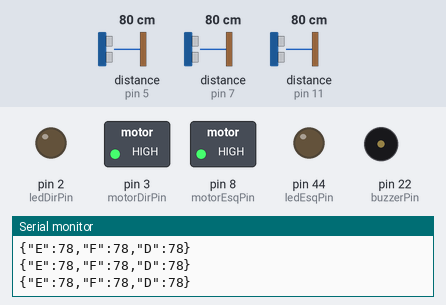
The sketch below on a simulated Arduino Mega 2560, built with avr-gcc and run on an emulated ATmega2560. Parts: switched loads named in the sketch (green lamp = pin HIGH), output pins drawn as LEDs (lit = HIGH), buzzer (waves = sounding), the last lines printed to the serial monitor. Wiring (inferred from the names in the program): 3 × ultrasonic range finder: trigger pin 4, echo pin 5 / trigger pin 6, echo pin 7 / trigger pin 12, echo pin 11. Inputs (shaded band) come from the test bench; at power-on: distance to the obstacle (sensors on pin 7, pin 5, pin 11) 80 cm. The echo pulse lasts 58.3 µs per cm; pins used as bus, display or sensor lines are not drawn.

Above: at 1.2 s.
1.3 s: distance to the obstacle (sensor on pin 7) set to 2 cm
At 2.1 s:
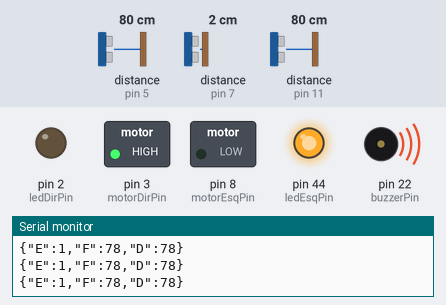
Timing chart, 0 to 4.3 s (numbered marks = the images above; inputs shaded):
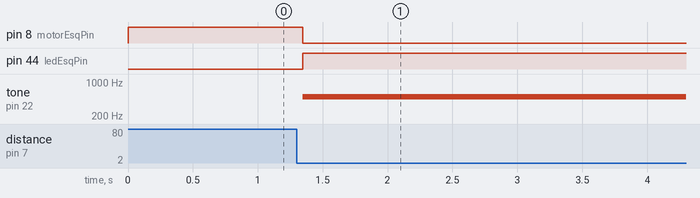

The sketch:

code.ino
```cpp
// --- PINOS DOS SENSORES ULTRASSÔNICOS ---
const int trigPinEsq = 6;
const int echoPinEsq = 7;

const int trigPinFrente = 4;
const int echoPinFrente = 5;

const int trigPinDir = 12;
const int echoPinDir = 11;

// --- PINOS DOS MOTORES E BUZZER ---
const int motorEsqPin = 8;  // <-- MUDOU DO 9 PARA O 8 (Para não dar conflito com o Buzzer!)
const int motorDirPin = 3;
const int buzzerPin = 22;

// --- PINOS DOS LEDs (Somente o Vermelho agora) ---
const int ledEsqPin = 44; // Vermelho Esquerda
const int ledDirPin = 2;  // Vermelho Direita

// --- CONFIGURAÇÕES GERAIS ---
const int distanciaMaxima = 30; // Distância onde começa a reagir
const int distanciaMinima = 5;  // Distância de reação máxima

unsigned long ultimoTempoBuzzer = 0;
bool somContinuo = false;

void setup() {
  Serial.begin(9600);

  pinMode(trigPinEsq, OUTPUT);
  pinMode(echoPinEsq, INPUT);
  pinMode(trigPinFrente, OUTPUT);
  pinMode(echoPinFrente, INPUT);
  pinMode(trigPinDir, OUTPUT);
  pinMode(echoPinDir, INPUT);

  pinMode(motorEsqPin, OUTPUT);
  pinMode(motorDirPin, OUTPUT);
  pinMode(buzzerPin, OUTPUT);

  pinMode(ledEsqPin, OUTPUT);
  pinMode(ledDirPin, OUTPUT);

  analogWrite(motorEsqPin, 255);
  analogWrite(motorDirPin, 255);

  analogWrite(ledEsqPin, 0);
  analogWrite(ledDirPin, 0);
}

void loop() {
  // 1. Lê a distância dos três sensores
  int distEsq = medirDistancia(trigPinEsq, echoPinEsq);
  int distFrente = medirDistancia(trigPinFrente, echoPinFrente);
  int distDir = medirDistancia(trigPinDir, echoPinDir);

  if (distEsq == 0) distEsq = 999;
  if (distFrente == 0) distFrente = 999;
  if (distDir == 0) distDir = 999;

  // --- IMPRIMINDO NO MONITOR SERIAL ---
// --- IMPRIMINDO DADOS NO FORMATO JSON PARA O NEXT.JS ---
  // Vai sair assim: {"E": 15, "F": 30, "D": 8}
  Serial.print("{\"E\":");
  Serial.print(distEsq == 999 ? 30 : distEsq); // Se der erro, joga para 30cm (longe)
  Serial.print(",\"F\":");
  Serial.print(distFrente == 999 ? 30 : distFrente);
  Serial.print(",\"D\":");
  Serial.print(distDir == 999 ? 30 : distDir);
  Serial.println("}");
  // ----------------------------------------------

  // 2. Calcula distância efetiva (Lateral + Frente)
  int distEfetivaEsq = min(distEsq, distFrente);
  int distEfetivaDir = min(distDir, distFrente);

  // 3. LÓGICA DO LADO ESQUERDO
  if (distEfetivaEsq <= distanciaMaxima) {
    int pwmMotorEsq = map(distEfetivaEsq, distanciaMinima, distanciaMaxima, 0, 255);
    analogWrite(motorEsqPin, constrain(pwmMotorEsq, 0, 255));

    int brilhoLedEsq = map(distEfetivaEsq, distanciaMinima, distanciaMaxima, 255, 0);
    analogWrite(ledEsqPin, constrain(brilhoLedEsq, 0, 255));
  } else {
    analogWrite(motorEsqPin, 255);
    analogWrite(ledEsqPin, 0);
  }

  // 4. LÓGICA DO LADO DIREITO
  if (distEfetivaDir <= distanciaMaxima) {
    int pwmMotorDir = map(distEfetivaDir, distanciaMinima, distanciaMaxima, 0, 255);
    analogWrite(motorDirPin, constrain(pwmMotorDir, 0, 255));

    int brilhoLedDir = map(distEfetivaDir, distanciaMinima, distanciaMaxima, 255, 0);
    analogWrite(ledDirPin, constrain(brilhoLedDir, 0, 255));
  } else {
    analogWrite(motorDirPin, 255);
    analogWrite(ledDirPin, 0);
  }

  // 5. LÓGICA DO BUZZER
  int menorDistanciaGeral = min(distEsq, min(distFrente, distDir));
  unsigned long tempoAtual = millis();

  if (menorDistanciaGeral <= distanciaMinima) {
    if (!somContinuo) {
      tone(buzzerPin, 500);
      somContinuo = true;
    }
  }
  else if (menorDistanciaGeral <= distanciaMaxima) {
    if (somContinuo) {
      noTone(buzzerPin);
      somContinuo = false;
    }
    int intervaloBipe = map(menorDistanciaGeral, distanciaMinima, distanciaMaxima, 100, 800);
    if (tempoAtual - ultimoTempoBuzzer >= intervaloBipe) {
      tone(buzzerPin, 500, 80);
      ultimoTempoBuzzer = tempoAtual;
    }
  }
  else {
    if (somContinuo) {
      noTone(buzzerPin);
      somContinuo = false;
    }
  }

  delay(30);
}

// --- FUNÇÃO PARA MEDIR A DISTÂNCIA ---
int medirDistancia(int pinoTrig, int pinoEcho) {
  digitalWrite(pinoTrig, LOW);
  delayMicroseconds(2);

  digitalWrite(pinoTrig, HIGH);
  delayMicroseconds(10);
  digitalWrite(pinoTrig, LOW);

  long duracao = pulseIn(pinoEcho, HIGH, 20000);

  if (duracao == 0) return 0;

  int distanciaCalculada = duracao * 0.034 / 2;
  return distanciaCalculada;
}
```

Measured:
- after the input at 1.3 s, pin 8 (motorEsqPin): HIGH → LOW after 0.05 s; pin 44 (ledEsqPin): LOW → HIGH after 0.05 s; tone on pin 22 (buzzerPin): silent → 500 Hz after 0.05 s
